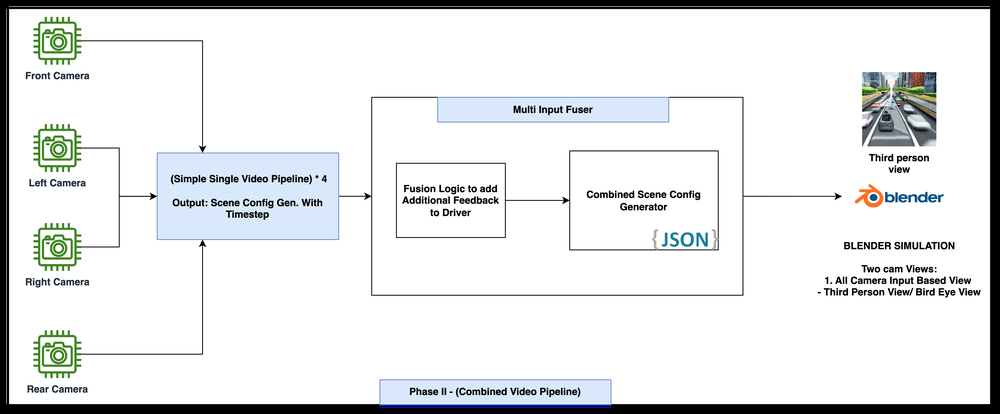
#> input picture images/4_Cam_Pipeline.png, 1000 x 414 px, shrunk from 4848 x 2008 before the run
$ python -i cv2_utilities.py   (imports and definitions only)
#> lines starting #> are read from the running program, lines starting #| are printed output that depends on the picture; after the words box and inside, x2 and y2 are one past the last pixel; in counts of white or black regions, pixels touching at a corner belong together
#> further down, picture is the input picture: shape (414, 1000, 3); mean B, G, R 229.9, 229.3, 227.6
import cv2
import numpy as np


# Traditional Edge Detector
def edge_detector(img):
    # Apply GaussianBlur to the image
    img = cv2.GaussianBlur(img, (5, 5), 0)
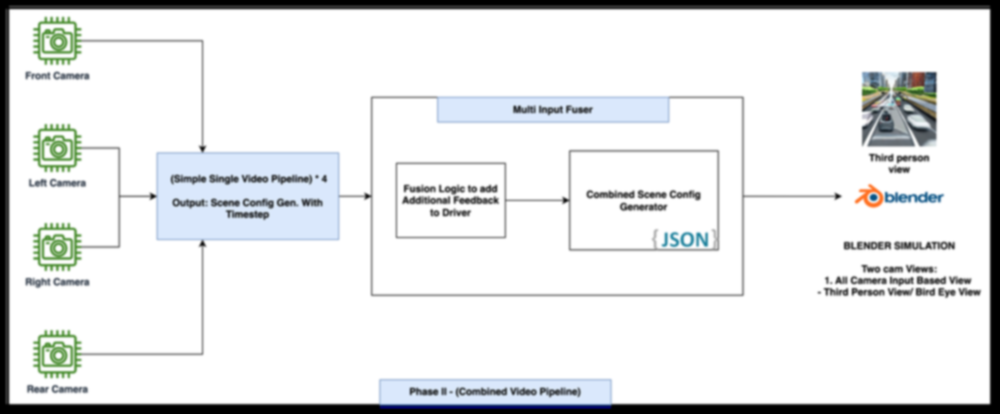
#> img: shape (414, 1000, 3); mean of channels 0, 1, 2 229.9, 229.3, 227.6; drawn as B, G, R
    # Convert the image to grayscale
    gray = cv2.cvtColor(img, cv2.COLOR_BGR2GRAY)
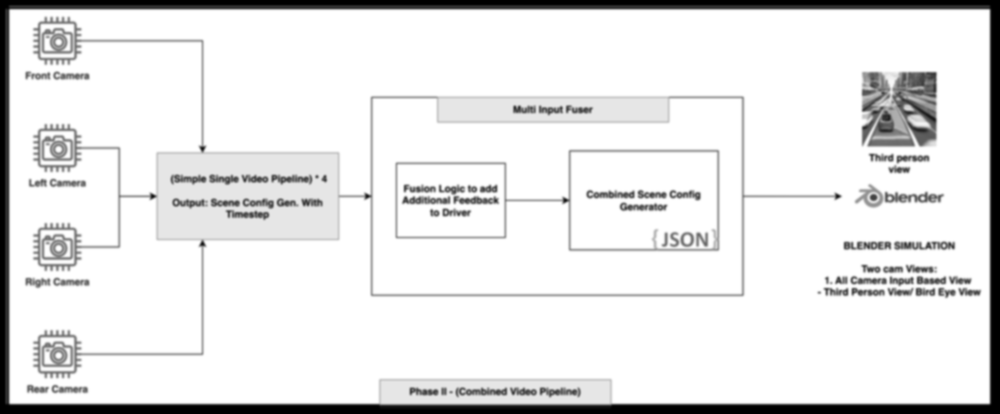
#> gray: shape (414, 1000); min 0, max 255, mean 228.9
    # Apply edge detection method on the image
    edges = cv2.Canny(gray, 50, 150)
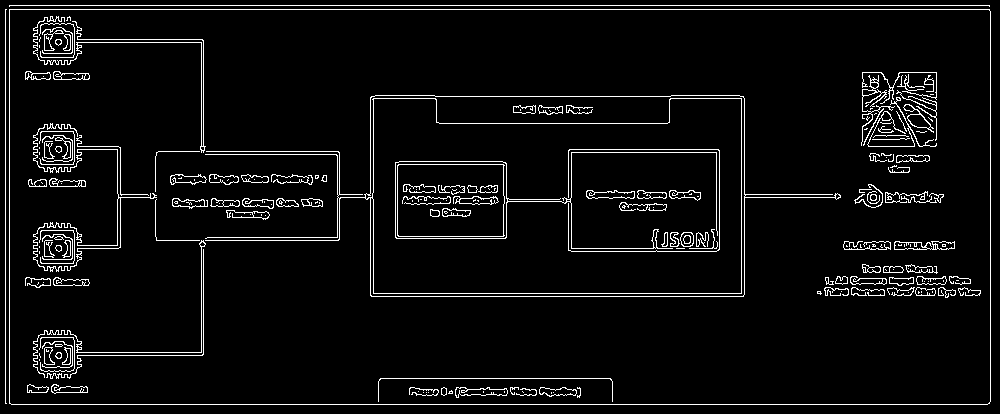
#> edges: shape (414, 1000); 5.1% white in thin lines or dots

    # Dilate and erode the image
    kernel = np.ones((3, 3))
    edges = cv2.dilate(edges, kernel, iterations=1)
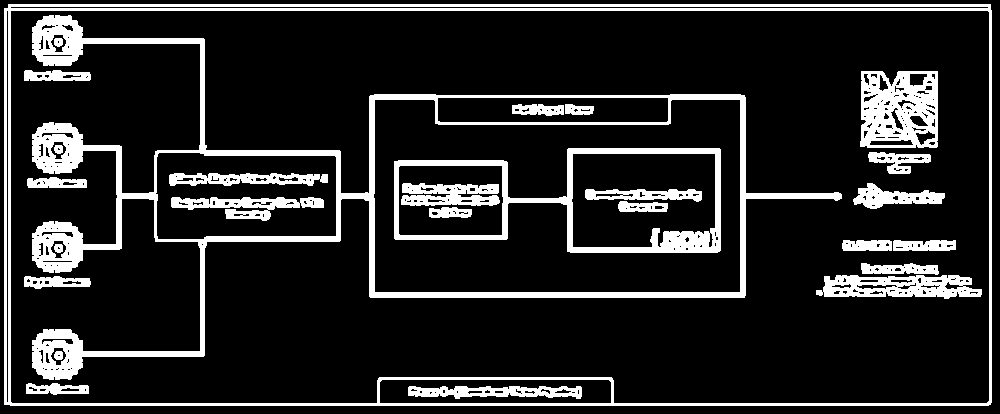
#> edges: shape (414, 1000); 15.3% white; 27 white regions, largest, box (x1, y1, x2, y2) and area: (32, 15, 842, 380) 21804, (4, 4, 992, 406) 13251, (394, 148, 721, 253) 6161
    edges = cv2.erode(edges, kernel, iterations=1)
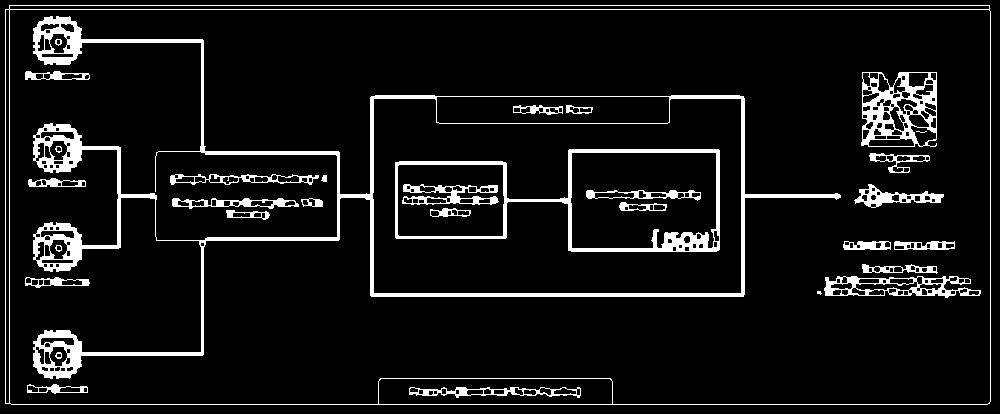
#> edges: shape (414, 1000); 8.2% white; 32 white regions (2 under 20 px), largest, box (x1, y1, x2, y2) and area: (33, 16, 841, 379) 13972, (5, 5, 991, 405) 4419, (395, 149, 720, 252) 4065

    return edges

# [121 lines left out: functions dilate_image_with_mask, find_contours, single_contour_processing, filter_contours_hulls, multiple_contours_processing, draw_contours and 5 more, not called in this run]

# Save the image
def save_image(img, path):
    cv2.imwrite(path, img)
    print(f" The image is saved in: {path}")


# [168 lines left out: functions preprocess, find_tip, sampson_distance, compute_fundamental_matrix, compute_fundamental_matrix_sift, compute_intersection_point and 1 more, not called in this run]

>>> import cv2
>>> picture = cv2.imread('../images/4_Cam_Pipeline.png')
>>> result = edge_detector(picture)
